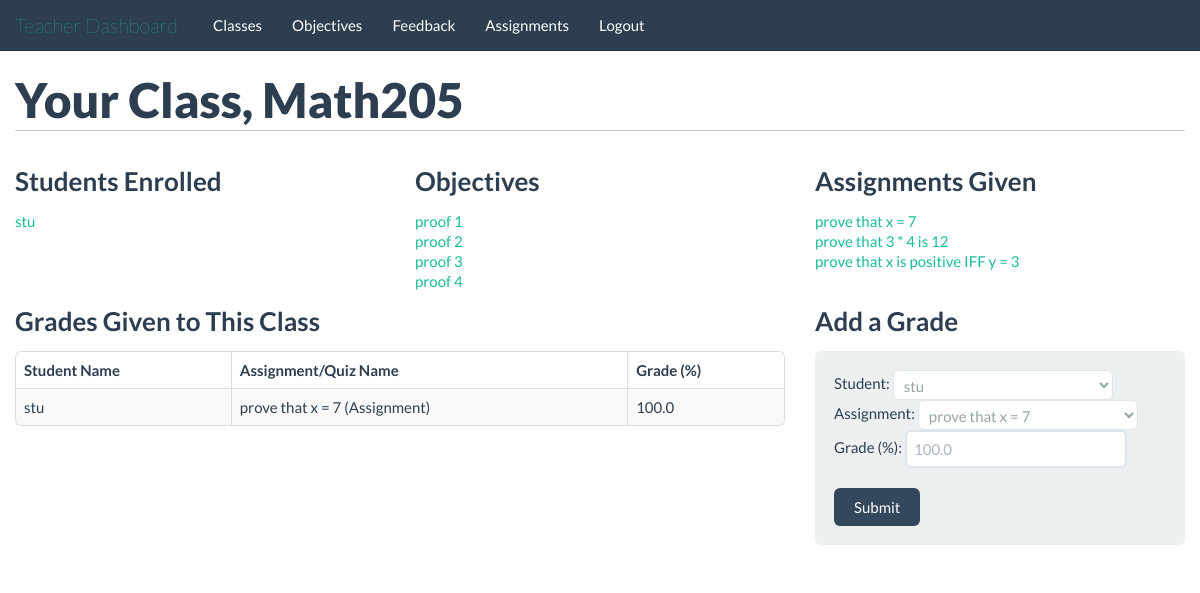
Page /teachers/class/3/ (signed in) on the committed database.
### tables this page shows
CREATE TABLE classes(
id INTEGER PRIMARY KEY,
teacher_id INTEGER,
name TEXT,
FOREIGN KEY(teacher_id) REFERENCES people(id)
);

CREATE TABLE people(
id INTEGER PRIMARY KEY,
isTeacher INTEGER,
username TEXT,
password TEXT,
salt TEXT,
name TEXT,
email TEXT
);

CREATE TABLE topics(
id INTEGER PRIMARY KEY,
class_id INTEGER,
name TEXT,
FOREIGN KEY(class_id) REFERENCES classes(id)
);

CREATE TABLE assignments(
id INTEGER PRIMARY KEY,
class_id INTEGER,
gets_file INTEGER,
turn_in INTEGER,
name TEXT,
description BLOB,
due_date TEXT, topic_id INTEGER,
FOREIGN KEY(class_id) REFERENCES classes(id)
);

CREATE TABLE assignment_grades(
id INTEGER PRIMARY KEY,
student_id INTEGER,
assignment_id INTEGER,
grade REAL,
FOREIGN KEY(student_id) REFERENCES people(id),
FOREIGN KEY(assignment_id) REFERENCES assignments(id)
);

### application/teachers.py (the view)
@app.route('/teachers/class/<class_id>/')
@validate_teacher
def class_page(class_id=None):
	class_name = query_db("select name from classes where id=?", [class_id])
	class_name = class_name[0][0]
	return render_template('/teachers/class_page.html', class_id=class_id, class_name=class_name, topics=get_class_topic(class_id), assignments=get_class_assign(class_id), students=get_students_class(class_id), grades=get_class_grades(class_id))

### application/db_connect.py (called while the page is built)
def get_db():
    db = getattr(g, '_database', None)
    if db is None:
        db = g._database = sqlite3.connect(DATABASE)
    return db

@app.teardown_appcontext
def close_connection(exception):
    db = getattr(g, '_database', None)
    if db is not None:
        db.close()

def query_db(query, args=(), one=False):
    cursor = get_db().execute(query, args)
    returnval = cursor.fetchall()
    cursor.close()
    return (returnval[0] if returnval else None) if one else returnval

def validate_teacher(func):
	@wraps(func)
	def f(*args, **kwds):
		if not 'isTeacher' in session:
			return redirect("/")
		if session['isTeacher'] == 0:
			return redirect("/students/")
		return func(*args, **kwds)
	return f

def get_class_topic(class_id):
	topic_data = query_db("select id, name from topics where class_id=?", [class_id])
	topics = []
	for topic in topic_data:
		topic_dict_class = {}
		topic_dict_class['id'] = topic[0]
		topic_dict_class['name'] = topic[1]
		topics.append(topic_dict_class)
	return topics

def get_class_assign(class_id):
	assignment_data = query_db("select id, name, due_date from assignments where topic_id=(select id from topics where class_id=?);", [class_id])
	assignments = []
	for assignment in assignment_data:
		assignment_dict_class = {}
		assignment_dict_class['id'] = assignment[0]
		assignment_dict_class['name'] = str(assignment[1])
		assignment_dict_class['due_date'] = assignment[2]
		assignments.append(assignment_dict_class)
	return assignments

def get_students_class(class_id):
	student_data = query_db("SELECT people.id, name FROM people JOIN roster ON roster.people_id=people.id WHERE roster.class_id=?;", [class_id])
	student_class = []
	for student in student_data:
		student_dict = {}
		student_dict['id'] = student[0]
		student_dict['name'] = student[1]
		student_class.append(student_dict)
	return student_class

### application/templates/teachers/class_page.html (shortened to what this page needs)
{% extends "/teachers/base_template.html" %}
	{% block body %}
		<div class="container">
			<div class="row">
				<div class="span12">
					<h1>Your Class, {{class_name}}</h1>
				</div>
			</div>
			<div class="row">
				<div class="span4">
					<h2>Students Enrolled</h2>
					<ul>
						{% for student in students %}
							<li><a href="/people/{{student.id}}/">{{student.name}}</a></li>
						{% endfor %}
					</ul>
				</div>
				<div class="span4">
					<h2>Objectives</h2>
					<ul>
						{% for topic in topics %}
							<li><a href="/teachers/objectives/{{topic.id}}/">{{topic.name}}</a></li>
						{% endfor %}
					</ul>
				</div>
				<div class="span4">
					<h2>Assignments Given</h2>
					<ul>
						{% for assignment in assignments %}
							<li><a href="/teachers/assignments/{{assignment.id}}/">{{assignment.name}}</a></li>
						{% endfor %}
					</ul>
				</div>
			</div>
			<div class="row">
				<div class="span8">
					<h2>Grades Given to This Class</h2>
					{% if grades %}
						<table class="table table-striped table-hover table-bordered">
							<thead>
								<tr>
									<th>Student Name</th>
									<th>Assignment/Quiz Name</th>
									<th>Grade (%)</th>
								</tr>
							</thead>
							<tbody>
								{% for grade in grades %}
									<tr>
										<td>{{grade.student_name}}</td>
										<td>{{grade.thing_name}}</td>
										<td>{{grade.grade}}</td>
									</tr>
								{% endfor %}
							</tbody>
						</table>
					{% else %}
						<p><strong>No grades have been given to this class.</strong></p>
					{% endif %}
				</div>
				<div class="span4">
					<h2>Add a Grade</h2>
					<form action="/teachers/grades/add/{{class_id}}/" method="POST" class="form-horizontal well">
						<fieldset>
							<div><span>Student: </span>
								<select name="student"  required>
									{% for student in students %}
										<option value="{{student.id}}">{{student.name}}</option>
									{% endfor %}
								</select>
							</div>
							<div><span>Assignment: </span>
								<select name="assignment" required>
									{% for assignment in assignments %}
										<option value="{{assignment.id}}">{{assignment.name}}</option>
									{% endfor %}
								</select>
							</div>
							<div><span>Grade (%): </span><input  required type="number" name="grade" placeholder="100.0" min="0" max="100" step="0.1"/></div>
							<br/><input type="submit" class="btn btn-primary" />
						</fieldset>
					</form>
				</div>
			</div>
		</div>
	{% endblock %}

### application/templates/teachers/base_template.html (style rules this page uses)
h1 { border-bottom: 1px solid #ccc; padding-bottom: 10px; margin-bottom: 20px; }
h2 { font-size: 26px; }

### application/templates/teachers/class_page.html (style rules this page uses)
ul { list-style-type: none; margin: 0; }

### rows in the picture
classes: name "Math205"
people: name "stu"
topics: name "proof 1"
topics: name "proof 2"
topics: name "proof 3"
topics: name "proof 4"
assignments: name "prove that x = 7"
assignments: name "prove that 3 * 4 is 12"
assignments: name "prove that x is positive IFF y = 3"
assignment_grades: student_name "stu", thing_name "prove that x = 7 (Assignment)", grade "100.0"

### other values in the picture
{{ link_text|e }} "Classes" "Objectives" "Feedback" "Assignments" "Logout"
form field student "stu"
form field assignment "prove that x = 7"
